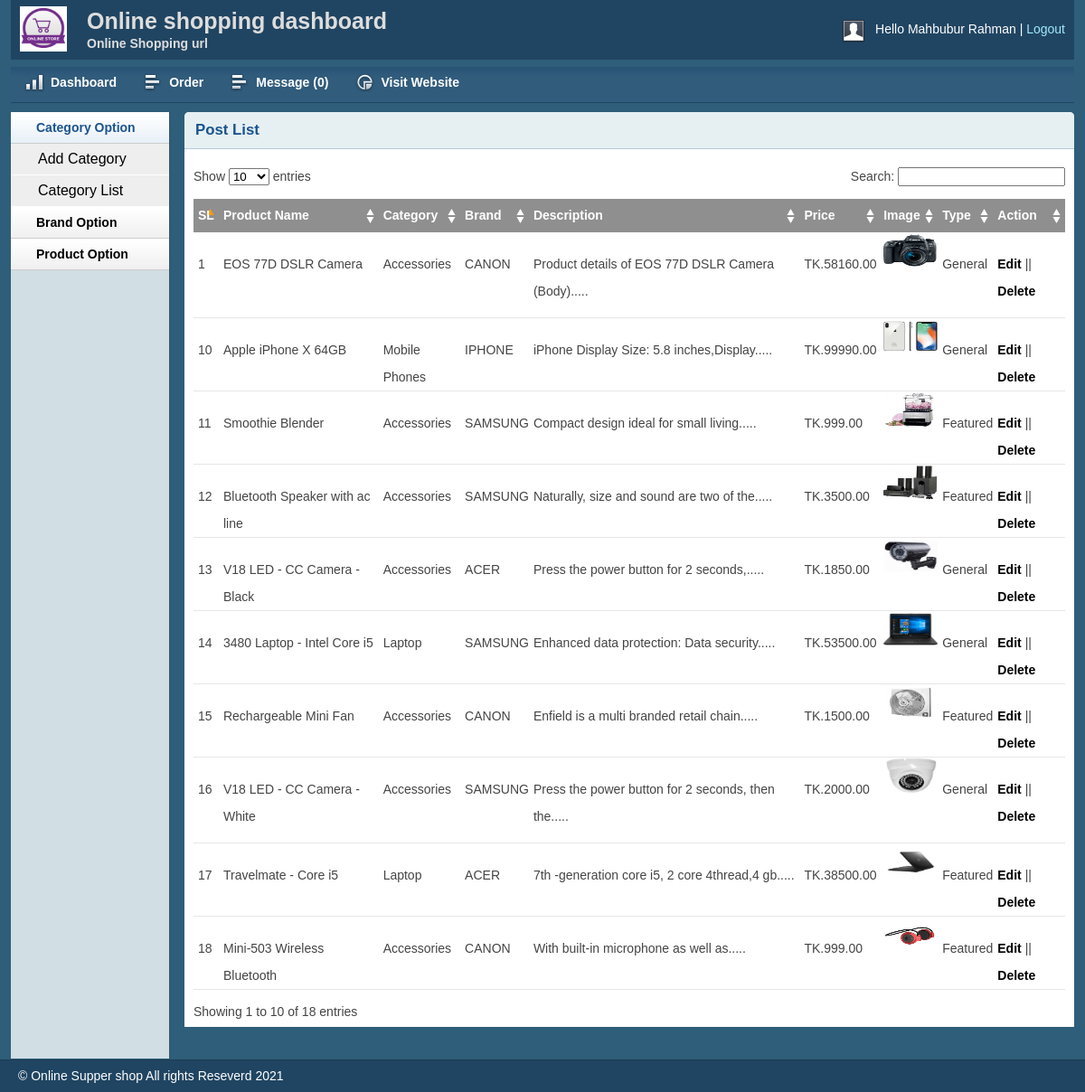
The page /admin/productlist.php (signed in) on the database its author committed.
### tables this page shows
CREATE TABLE `tbl_product` (
  `productId` int(11) NOT NULL,
  `productName` varchar(255) NOT NULL,
  `catId` int(11) NOT NULL,
  `brandId` int(11) NOT NULL,
  `body` text NOT NULL,
  `price` float(10,2) NOT NULL,
  `image` varchar(255) NOT NULL,
  `type` tinyint(4) NOT NULL DEFAULT 0
);

CREATE TABLE `tbl_category` (
  `catId` int(11) NOT NULL,
  `catName` varchar(255) NOT NULL
);

CREATE TABLE `tbl_brand` (
  `brandId` int(11) NOT NULL,
  `brandName` varchar(255) NOT NULL
);

### lib/Database.php (called while the page is built, shortened)
<?php
Class Database{
 public $host   = DB_HOST;
 public $user   = DB_USER;
 public $pass   = DB_PASS;
 public $dbname = DB_NAME;
 public $link;
private function connectDB(){
 $this->link = new mysqli($this->host, $this->user, $this->pass,
  $this->dbname);
 }
public function select($query){
  $result = $this->link->query($query) or
   die($this->link->error.__LINE__);
  if($result->num_rows > 0){
    return $result;
  } else {
    return false;
  }
 }
}

### classess/Product.php (called while the page is built, shortened)
<?php
$filepath = realpath(dirname(__FILE__));
include_once ($filepath.'/../lib/Database.php');
include_once ($filepath.'/../helpers/Formate.php');
?>
<?php
class Product{
private $db;
	public function __construct()
	{
		$this->db = new Database();
	}
public function getAllProduct(){
$query = "SELECT p.*,c.catName,b.brandName
FROM tbl_product as p,tbl_category as c, tbl_brand as b
WHERE p.catId = c.catId AND p.brandId = b.brandId
ORDER BY p.productId DESC";
	$result = $this->db->select($query);
	return $result;
}
}
?>

### helpers/Formate.php (called while the page is built, shortened)
<?php
class Format{
 public function textShorten($text, $limit = 400){
  $text = $text. " ";
  $text = substr($text, 0, $limit);
  $text = substr($text, 0, strrpos($text, ' '));
  $text = $text.".....";
  return $text;
 }
}
?>

### admin/productlist.php (the view, shortened to what this page needs)
<?php include 'inc/header.php';?>
<?php include 'inc/sidebar.php';?>
<?php include '../classess/Product.php';?>
<?php include_once '../helpers/Formate.php';?>
<?php
$pd = new Product();
$fm = new Format();
?>
<div class="grid_10">
    <div class="box round first grid">
        <h2>Post List</h2>
        <div class="block">
            <table class="data display datatable" id="example">
			<thead>
				<tr>
					<th>SL</th>
					<th>Product Name</th>
					<th>Category</th>
					<th>Brand</th>
					<th>Description</th>
					<th>Price</th>
					<th>Image</th>
					<th>Type</th>
					<th>Action</th>
				</tr>
			</thead>
			<tbody>
				<?php
				$getPd = $pd->getAllProduct();
				if ($getPd) {
					$i = 0;
					while ($result = $getPd->fetch_assoc()) {
						$i++;
				?>
				<tr class="odd gradeX">
					<td><?php echo $i;?></td>
					<td><?php echo $result['productName'] ;?></td>
					<td><?php echo $result['catName'] ;?></td>
					<td><?php echo $result['brandName'] ;?></td>
					<td><?php echo $fm->textShorten($result['body'],50) ;?></td>
					<td>TK.<?php echo $result['price'] ;?></td>
					<td><img src="<?php echo $result['image'] ;?>" height="40px" width="60px" ></td>
					<td>
						<?php
						if ($result['type'] == 0) {
							echo "Featured";
						}else
						echo "General";
						?>
						</td>
					<td><a href="productedit.php?proid=<?php echo $result['productId'];?>">Edit</a> || <a onclick="return confirm('Are you sure to delete!')" href="?delpro=<?php echo $result['productId'];?>">Delete</a></td>
				</tr>
			<?php } } ?>
			</tbody>
		</table>
       </div>
    </div>
</div>
<?php include 'inc/footer.php';?>

### admin/css/layout.css (style rules this page uses)
body { background: #fff none repeat scroll 0 0; color: #444; font-size: 14px; padding: 0; }
a { color: #000; font-weight:bold; text-decoration: none; }
h1, h2, h3, h4, h5, h6 { line-height:1.2em; margin-bottom:.3em; }
h2 { margin-top:1em; }
.box { background:#fff; margin-bottom:20px; padding:10px 10px 10px 10px; margin-left:-8px; }
.box.grid { padding-bottom:40px; }
.box.round { -moz-border-radius: 5px 5px 0px 0px; -webkit-border-radius: 5px 5px 0px 0px; border-radius: 5px 5px 0px 0px; }
.box h2 { font-size:1.2em; font-weight:bold; color:#1B548D; background:#E6F0F3; margin:-10px -10px 0 -10px; padding:10px 12px; border-bottom:1px solid #B3CBD6; -moz-border-radius: 5px 5px 0px 0px; -webkit-border-radius: 5px 5px 0px 0px; border-radius: 5px 5px 0px 0px; }
.box.first { min-height: 406px; }
.block { padding-top:20px; }
p { margin-bottom:1em; }
.block { padding-bottom:1px; }
table.display { margin: 0 auto; clear: both; width: 100%; }
.sorting_asc { background: #8f8f8f url(../img/table/sort_asc.png) no-repeat center right; padding:8px 5px; text-align:left; color:#fff; }
.sorting { background:#8f8f8f url(../img/table/sort_both.png) no-repeat center right; padding:8px 5px; text-align:left; color:#fff; }
tr.odd { height: 30px; line-height: 30px; border-bottom:1px solid #e6e6e6; }
tr.even { height: 30px; line-height: 30px; border-bottom:1px solid #e6e6e6; }
tr.odd td, tr.even td { padding-left:5px; }

### rows shown on the page
tbl_product: productName "EOS 77D DSLR Camera", catId.catName "Accessories", brandId.brandName "CANON", body "Product details of EOS 77D DSLR Camera (Body).....", price "58160.00", image (picture), type "General"
tbl_product: productName "Apple iPhone X 64GB", catId.catName "Mobile Phones", brandId.brandName "IPHONE", body "iPhone Display Size: 5.8 inches,Display.....", price "99990.00", image (picture), type "General"
tbl_product: productName "Smoothie Blender", catId.catName "Accessories", brandId.brandName "SAMSUNG", body "Compact design ideal for small living.....", price "999.00", image (picture), type "Featured"
tbl_product: productName "Bluetooth Speaker with ac line", catId.catName "Accessories", brandId.brandName "SAMSUNG", body "Naturally, size and sound are two of the.....", price "3500.00", image (picture), type "Featured"
tbl_product: productName "V18 LED - CC Camera - Black", catId.catName "Accessories", brandId.brandName "ACER", body "Press the power button for 2 seconds,.....", price "1850.00", image (picture), type "General"
tbl_product: productName "3480 Laptop - Intel Core i5", catId.catName "Laptop", brandId.brandName "SAMSUNG", body "Enhanced data protection: Data security.....", price "53500.00", image (picture), type "General"
tbl_product: productName "Rechargeable Mini Fan", catId.catName "Accessories", brandId.brandName "CANON", body "Enfield is a multi branded retail chain.....", price "1500.00", image (picture), type "Featured"
tbl_product: productName "V18 LED - CC Camera - White", catId.catName "Accessories", brandId.brandName "SAMSUNG", body "Press the power button for 2 seconds, then the.....", price "2000.00", image (picture), type "General"
tbl_product: productName "Travelmate - Core i5", catId.catName "Laptop", brandId.brandName "ACER", body "7th -generation core i5, 2 core 4thread,4 gb.....", price "38500.00", image (picture), type "Featured"
tbl_product: productName "Mini-503 Wireless Bluetooth", catId.catName "Accessories", brandId.brandName "CANON", body "With built-in microphone as well as.....", price "999.00", image (picture), type "Featured"

### other values the page prints
Session::get('adminName') "Mahbubur Rahman"
